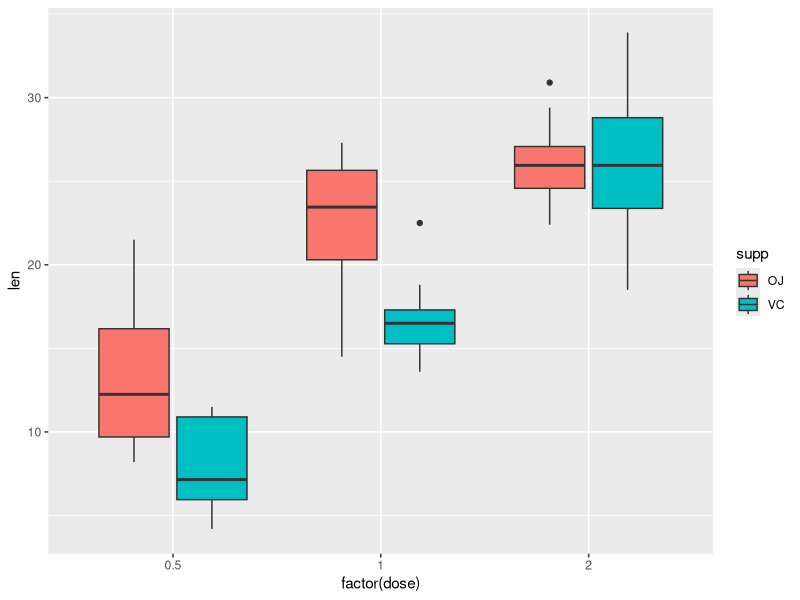
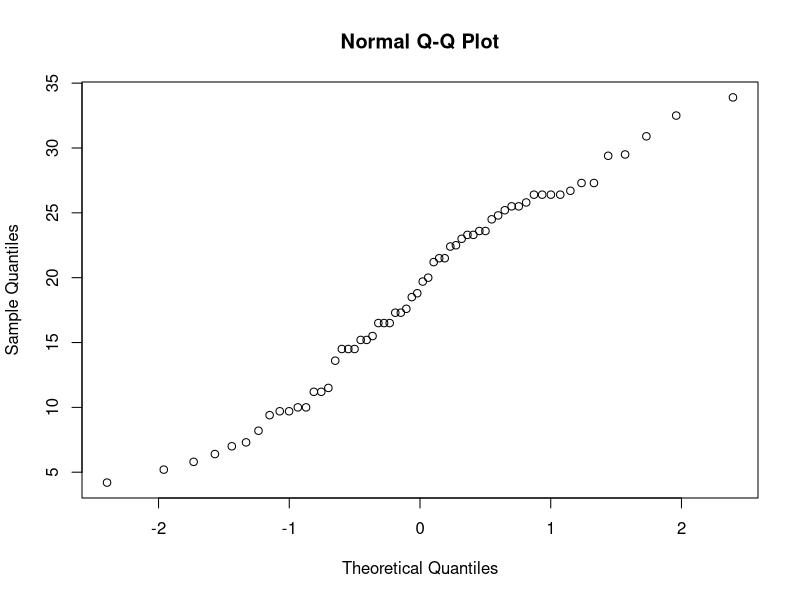

Here is the R script that generated these plots, in order:
## ---- chunk 1
library(dplyr)
library(ggplot2)
## ---- chunk 2
str(ToothGrowth)
## ---- chunk 3
ToothGrowth %>% count(supp, dose)
## ---- chunk 4
ToothGrowth %>% group_by(dose, supp) %>%
  summarise(quartile1=quantile(len,0.25), median=median(len),
            quartile2=quantile(len,0.75), iqr= IQR(len), mean=mean(len), 
            .groups="drop")

ToothGrowth %>% 
  summarise(quartile1=quantile(len,0.25), median=median(len),
            quartile2=quantile(len,0.75), iqr= IQR(len), mean=mean(len))
## ---- chunk 5
ToothGrowth %>% ggplot(aes(factor(dose), len, fill=supp)) + geom_boxplot()
## ---- chunk 6
OJ_0.5<-ToothGrowth %>% filter(dose==0.5, supp=="OJ") %>% select(len)
VC_0.5<-ToothGrowth %>% filter(dose==0.5, supp=="VC") %>% select(len)
t.test(OJ_0.5, VC_0.5, paired=F)
## ---- chunk 7
OJ_1<-ToothGrowth %>% filter(dose==1, supp=="OJ") %>% select(len)
VC_1<-ToothGrowth %>% filter(dose==1, supp=="VC") %>% select(len)
t.test(OJ_1, VC_1, paired=F)
## ---- chunk 8
OJ_2<-ToothGrowth %>% filter(dose==2, supp=="OJ") %>% select(len)
VC_2<-ToothGrowth %>% filter(dose==2, supp=="VC") %>% select(len)
t.test(OJ_2, VC_2, paired=F)
## ---- chunk 9
qqnorm(ToothGrowth$len)
